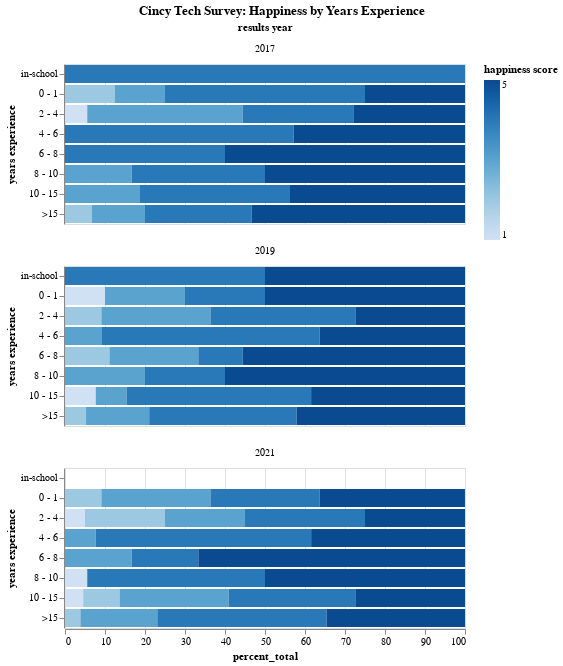

The notebook cell this image was saved under:
### Code cell
chart = alt.Chart(df).mark_bar().encode(
    y=alt.X('years experience:N'),
    x=alt.Y('percent_total:Q', sort='-x', scale=alt.Scale(domain=(0, 100))),
    color=('happiness score:Q'),
    tooltip=['years experience', 'happiness score', 'percent_total', 'count'],
    facet=alt.Facet('results year:O', columns=1),
).properties(
    title='Cincy Tech Survey: Happiness by Years Experience',
).configure_title(
    anchor='middle'
)

chart

### Figure 1 — Vega-Lite specification as saved in the notebook (floating-point values rounded to 4 significant figures)
{"config": {"view": {"continuousWidth": 400, "continuousHeight": 300}, "title": {"anchor": "middle"}}, "data": {"name": "data-2b8009761cd80f8ccf7d5cd5bc566109"}, "mark": "bar", "encoding": {"color": {"type": "quantitative", "field": "happiness score"}, "facet": {"type": "ordinal", "columns": 1, "field": "results year"}, "tooltip": [{"type": "nominal", "field": "years experience"}, {"type": "quantitative", "field": "happiness score"}, {"type": "quantitative", "field": "percent_total"}, {"type": "quantitative", "field": "count"}], "x": {"type": "quantitative", "field": "percent_total", "scale": {"domain": [0, 100]}, "sort": "-x"}, "y": {"type": "nominal", "field": "years experience"}}, "title": "Cincy Tech Survey: Happiness by Years Experience", "$schema": "https://vega.github.io/schema/vega-lite/v4.8.1.json", "datasets": {"data-2b8009761cd80f8ccf7d5cd5bc566109": [{"percent_total": 12.5, "years experience": " 0 - 1", "happiness score": 2.0, "results year": 2017, "count": 1}, {"percent_total": 12.5, "years experience": " 0 - 1", "happiness score": 3.0, "results year": 2017, "count": 1}, {"percent_total": 50.0, "years experience": " 0 - 1", "happiness score": 4.0, "results year": 2017, "count": 4}, {"percent_total": 25.0, "years experience": " 0 - 1", "happiness score": 5.0, "results year": 2017, "count": 2}, {"percent_total": 10.0, "years experience": " 0 - 1", "happiness score": 1.0, "results year": 2019, "count": 1}, {"percent_total": 20.0, "years experience": " 0 - 1", "happiness score": 3.0, "results year": 2019, "count": 2}, {"percent_total": 20.0, "years experience": " 0 - 1", "happiness score": 4.0, "results year": 2019, "count": 2}, {"percent_total": 50.0, "years experience": " 0 - 1", "happiness score": 5.0, "results year": 2019, "count": 5}, {"percent_total": 9.09, "years experience": " 0 - 1", "happiness score": 2.0, "results year": 2021, "count": 1}, {"percent_total": 27.27, "years experience": " 0 - 1", "happiness score": 3.0, "results year": 2021, "count": 3}, {"percent_total": 27.27, "years experience": " 0 - 1", "happiness score": 4.0, "results year": 2021, "count": 3}, {"percent_total": 36.36, "years experience": " 0 - 1", "happiness score": 5.0, "results year": 2021, "count": 4}, {"percent_total": 18.75, "years experience": "10 - 15", "happiness score": 3.0, "results year": 2017, "count": 3}, {"percent_total": 37.5, "years experience": "10 - 15", "happiness score": 4.0, "results year": 2017, "count": 6}, {"percent_total": 43.75, "years experience": "10 - 15", "happiness score": 5.0, "results year": 2017, "count": 7}, {"percent_total": 7.69, "years experience": "10 - 15", "happiness score": 1.0, "results year": 2019, "count": 1}, {"percent_total": 7.69, "years experience": "10 - 15", "happiness score": 3.0, "results year": 2019, "count": 1}, {"percent_total": 46.15, "years experience": "10 - 15", "happiness score": 4.0, "results year": 2019, "count": 6}, {"percent_total": 38.46, "years experience": "10 - 15", "happiness score": 5.0, "results year": 2019, "count": 5}, {"percent_total": 4.55, "years experience": "10 - 15", "happiness score": 1.0, "results year": 2021, "count": 1}, {"percent_total": 9.09, "years experience": "10 - 15", "happiness score": 2.0, "results year": 2021, "count": 2}, {"percent_total": 27.27, "years experience": "10 - 15", "happiness score": 3.0, "results year": 2021, "count": 6}, {"percent_total": 31.82, "years experience": "10 - 15", "happiness score": 4.0, "results year": 2021, "count": 7}, {"percent_total": 27.27, "years experience": "10 - 15", "happiness score": 5.0, "results year": 2021, "count": 6}, {"percent_total": 6.67, "years experience": ">15", "happiness score": 2.0, "results year": 2017, "count": 1}, {"percent_total": 13.33, "years experience": ">15", "happiness score": 3.0, "results year": 2017, "count": 2}, {"percent_total": 26.67, "years experience": ">15", "happiness score": 4.0, "results year": 2017, "count": 4}, {"percent_total": 53.33, "years experience": ">15", "happiness score": 5.0, "results year": 2017, "count": 8}, {"percent_total": 5.26, "years experience": ">15", "happiness score": 2.0, "results year": 2019, "count": 1}, {"percent_total": 15.79, "years experience": ">15", "happiness score": 3.0, "results year": 2019, "count": 3}, {"percent_total": 36.84, "years experience": ">15", "happiness score": 4.0, "results year": 2019, "count": 7}, {"percent_total": 42.11, "years experience": ">15", "happiness score": 5.0, "results year": 2019, "count": 8}, {"percent_total": 3.85, "years experience": ">15", "happiness score": 2.0, "results year": 2021, "count": 1}, {"percent_total": 19.23, "years experience": ">15", "happiness score": 3.0, "results year": 2021, "count": 5}, {"percent_total": 42.31, "years experience": ">15", "happiness score": 4.0, "results year": 2021, "count": 11}, {"percent_total": 34.62, "years experience": ">15", "happiness score": 5.0, "results year": 2021, "count": 9}, {"percent_total": 5.56, "years experience": " 2 - 4", "happiness score": 1.0, "results year": 2017, "count": 1}, {"percent_total": 38.89, "years experience": " 2 - 4", "happiness score": 3.0, "results year": 2017, "count": 7}, {"percent_total": 27.78, "years experience": " 2 - 4", "happiness score": 4.0, "results year": 2017, "count": 5}, {"percent_total": 27.78, "years experience": " 2 - 4", "happiness score": 5.0, "results year": 2017, "count": 5}, {"percent_total": 9.09, "years experience": " 2 - 4", "happiness score": 2.0, "results year": 2019, "count": 1}, {"percent_total": 27.27, "years experience": " 2 - 4", "happiness score": 3.0, "results year": 2019, "count": 3}, {"percent_total": 36.36, "years experience": " 2 - 4", "happiness score": 4.0, "results year": 2019, "count": 4}, {"percent_total": 27.27, "years experience": " 2 - 4", "happiness score": 5.0, "results year": 2019, "count": 3}, {"percent_total": 5.0, "years experience": " 2 - 4", "happiness score": 1.0, "results year": 2021, "count": 1}, {"percent_total": 20.0, "years experience": " 2 - 4", "happiness score": 2.0, "results year": 2021, "count": 4}, {"percent_total": 20.0, "years experience": " 2 - 4", "happiness score": 3.0, "results year": 2021, "count": 4}, {"percent_total": 30.0, "years experience": " 2 - 4", "happiness score": 4.0, "results year": 2021, "count": 6}, {"percent_total": 25.0, "years experience": " 2 - 4", "happiness score": 5.0, "results year": 2021, "count": 5}, {"percent_total": 57.14, "years experience": " 4 - 6", "happiness score": 4.0, "results year": 2017, "count": 8}, {"percent_total": 42.86, "years experience": " 4 - 6", "happiness score": 5.0, "results year": 2017, "count": 6}, {"percent_total": 9.09, "years experience": " 4 - 6", "happiness score": 3.0, "results year": 2019, "count": 1}, {"percent_total": 54.55, "years experience": " 4 - 6", "happiness score": 4.0, "results year": 2019, "count": 6}, {"percent_total": 36.36, "years experience": " 4 - 6", "happiness score": 5.0, "results year": 2019, "count": 4}, {"percent_total": 7.69, "years experience": " 4 - 6", "happiness score": 3.0, "results year": 2021, "count": 1}, {"percent_total": 53.85, "years experience": " 4 - 6", "happiness score": 4.0, "results year": 2021, "count": 7}, {"percent_total": 38.46, "years experience": " 4 - 6", "happiness score": 5.0, "results year": 2021, "count": 5}, {"percent_total": 40.0, "years experience": " 6 - 8", "happiness score": 4.0, "results year": 2017, "count": 2}, {"percent_total": 60.0, "years experience": " 6 - 8", "happiness score": 5.0, "results year": 2017, "count": 3}, {"percent_total": 11.11, "years experience": " 6 - 8", "happiness score": 2.0, "results year": 2019, "count": 1}, {"percent_total": 22.22, "years experience": " 6 - 8", "happiness score": 3.0, "results year": 2019, "count": 2}, {"percent_total": 11.11, "years experience": " 6 - 8", "happiness score": 4.0, "results year": 2019, "count": 1}, {"percent_total": 55.56, "years experience": " 6 - 8", "happiness score": 5.0, "results year": 2019, "count": 5}, {"percent_total": 16.67, "years experience": " 6 - 8", "happiness score": 3.0, "results year": 2021, "count": 2}, {"percent_total": 16.67, "years experience": " 6 - 8", "happiness score": 4.0, "results year": 2021, "count": 2}, {"percent_total": 66.67, "years experience": " 6 - 8", "happiness score": 5.0, "results year": 2021, "count": 8}, {"percent_total": 16.67, "years experience": " 8 - 10", "happiness score": 3.0, "results year": 2017, "count": 1}, {"percent_total": 33.33, "years experience": " 8 - 10", "happiness score": 4.0, "results year": 2017, "count": 2}, {"percent_total": 50.0, "years experience": " 8 - 10", "happiness score": 5.0, "results year": 2017, "count": 3}, {"percent_total": 20.0, "years experience": " 8 - 10", "happiness score": 3.0, "results year": 2019, "count": 1}, {"percent_total": 20.0, "years experience": " 8 - 10", "happiness score": 4.0, "results year": 2019, "count": 1}, {"percent_total": 60.0, "years experience": " 8 - 10", "happiness score": 5.0, "results year": 2019, "count": 3}, {"percent_total": 5.56, "years experience": " 8 - 10", "happiness score": 1.0, "results year": 2021, "count": 1}, {"percent_total": 44.44, "years experience": " 8 - 10", "happiness score": 4.0, "results year": 2021, "count": 8}, {"percent_total": 50.0, "years experience": " 8 - 10", "happiness score": 5.0, "results year": 2021, "count": 9}, {"percent_total": 100.0, "years experience": "  in-school", "happiness score": 4.0, "results year": 2017, "count": 1}, {"percent_total": 50.0, "years experience": "  in-school", "happiness score": 4.0, "results year": 2019, "count": 1}, {"percent_total": 50.0, "years experience": "  in-school", "happiness score": 5.0, "results year": 2019, "count": 1}]}}
